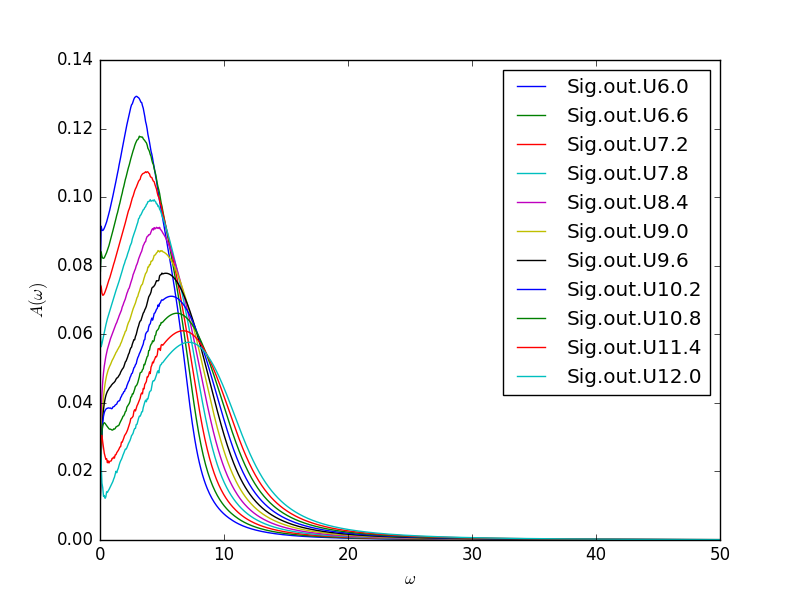

This figure's Python source:
from scipy import *
from scipy.integrate import simps
import os
import matplotlib
matplotlib.use('Agg')
import matplotlib.pyplot as plt

def Compute_Aw(om, DOS, Sig, ommesh, delta=0.1j):
  Aw = zeros(len(om))
  for i in range(len(om)):
    DMFTW = DOS / (om[i] - Sig[i] - ommesh + delta)
    Aw[i] = simps(-1.*DMFTW.imag/pi, ommesh)
  return Aw


# Load DOS
DOSfile = loadtxt('2D_SL_DOS')
# 1st column as energies
ommesh = DOSfile[:,0]
# 2nd column as DOS
DOS = DOSfile[:,1]
# Normalize
DOS = DOS / simps(DOS, ommesh)

for f in os.listdir(os.getcwd()):
  if f.startswith('Sig.out'):
    # Load Sig
    Sigfile = loadtxt(f)
    # 1st column as frequencies
    om = Sigfile[:,0]
    # 2nd, 3rd column as self energy
    Sig = Sigfile[:,1] + 1j * Sigfile[:,2]

    Aw = Compute_Aw(om, DOS, Sig, ommesh, 0.01j)
    plt.plot(om, Aw, label=f)

plt.xlim(0,50)
plt.legend()
plt.ylabel('$A(\omega)$')
plt.xlabel('$\omega$')
plt.savefig('Aw.png')

#   # Load Sig
# Sigfile = loadtxt('Sig.out.U12')
# # 1st column as frequencies
# om = Sigfile[:,0]
# # 2nd, 3rd column as self energy
# Sig = Sigfile[:,1] + 1j * Sigfile[:,2]

# Aw = Compute_Aw(om, DOS, Sig, ommesh)
# plt.plot(om, Aw)
# plt.xlim(0,50)
# plt.legend(['U=12'], loc='best')
# plt.ylabel('$A(\omega)$')
# plt.xlabel('$\omega$')
# plt.savefig('Aw_U12.png')
